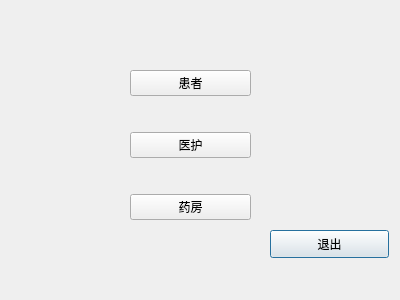
<?xml version="1.0" encoding="UTF-8"?>
<ui version="4.0">
 <class>sign_up</class>
 <widget class="QDialog" name="sign_up">
  <property name="geometry">
   <rect>
    <x>0</x>
    <y>0</y>
    <width>400</width>
    <height>300</height>
   </rect>
  </property>
  <property name="windowTitle">
   <string>Dialog</string>
  </property>
  <widget class="QPushButton" name="pushButton">
   <property name="geometry">
    <rect>
     <x>270</x>
     <y>230</y>
     <width>119</width>
     <height>28</height>
    </rect>
   </property>
   <property name="text">
    <string>退出</string>
   </property>
  </widget>
  <widget class="QWidget" name="layoutWidget">
   <property name="geometry">
    <rect>
     <x>130</x>
     <y>40</y>
     <width>121</width>
     <height>211</height>
    </rect>
   </property>
   <layout class="QVBoxLayout" name="verticalLayout">
    <item>
     <widget class="QPushButton" name="pushButton_2">
      <property name="text">
       <string>患者</string>
      </property>
     </widget>
    </item>
    <item>
     <widget class="QPushButton" name="pushButton_4">
      <property name="text">
       <string>医护</string>
      </property>
     </widget>
    </item>
    <item>
     <widget class="QPushButton" name="pushButton_3">
      <property name="text">
       <string>药房</string>
      </property>
     </widget>
    </item>
   </layout>
  </widget>
 </widget>
 <resources/>
 <connections>
  <connection>
   <sender>pushButton</sender>
   <signal>clicked()</signal>
   <receiver>sign_up</receiver>
   <slot>close()</slot>
   <hints>
    <hint type="sourcelabel">
     <x>341</x>
     <y>248</y>
    </hint>
    <hint type="destinationlabel">
     <x>338</x>
     <y>193</y>
    </hint>
   </hints>
  </connection>
 </connections>
</ui>
